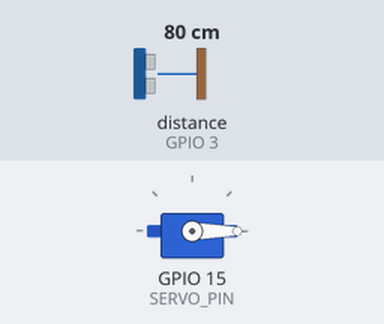
Recording of a sketch running on a simulated ESP32. Parts: servo. Wiring (inferred from the names in the program): ultrasonic range finder: trigger GPIO 2; echo GPIO 3. The test bench sets the inputs (shaded band); at power-on: distance to the obstacle (sensor on GPIO 3) 80 cm. The echo pulse lasts 58.3 µs per cm; WiFi joins after 1.5 s; servers stay silent unless stated; uploads are accepted with an empty reply; what the sketch prints to the serial monitor is not drawn.

Above: at 2.7 s.
2.8 s: distance to the obstacle (sensor on GPIO 3) set to 23 cm
4.7 s: distance to the obstacle (sensor on GPIO 3) set to 18 cm
At 6.9 s:
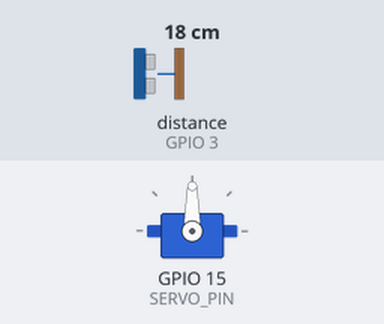
Timing chart, 0 to 8.4 s (numbered marks = the images above; inputs shaded):
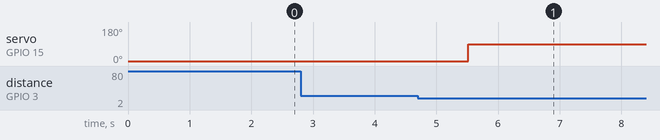

Measured:
- the behaviour switches between 21 and 20 cm on distance to the obstacle (sensor on GPIO 3) (found by bisection; images 0 and 1)
- after the input at 2.8 s, every drawn part: stays the same
- after the input at 4.7 s, servo on GPIO 15 (SERVO_PIN): 0° → 90° after 0.82 s

The sketch:

lid.ino
```cpp
#include <Servo.h> // 引用伺服馬達控制函式庫
#include <WiFi.h>
#include <HTTPClient.h>

#define TRIG_PIN 2   // 超音波 Trig 腳位
#define ECHO_PIN 3   // 超音波 Echo 腳位
#define SERVO_PIN 15 // SG90 馬達訊號腳位

const char* ssid = "RT-2600AC";
const char* password = "0919128163";
const char* server_url = "http://192.168.2.129:3000/api/lid/update";

Servo myservo; // 宣告一個 Servo 物件
bool lidOpen = false; // 記錄蓋子狀態

void setup() {
  Serial.begin(9600); // 打開序列埠方便除錯
  pinMode(TRIG_PIN, OUTPUT);
  pinMode(ECHO_PIN, INPUT);

  myservo.attach(SERVO_PIN, 500, 2500);
  myservo.write(0); // 預設馬達在 0 度（蓋上）

  WiFi.begin(ssid, password);
  while(WiFi.status() != WL_CONNECTED){
    delay(500);
    Serial.print(".");
  }
  Serial.println("WiFi connected!!!");
}

void loop() {
  float distance = measureDistance();
  Serial.print("Distance: ");
  Serial.print(distance);
  Serial.println(" cm");

  if (distance == -1) {
    return ;
  }

/*  if (distance > 0 && distance < 20) {  // 距離小於 20cm 就開蓋
    if(!lidOpen){ //只有當蓋子是關著的時候才開蓋
      myservo.write(90);
      lidOpen = true;
      Serial.println("Lid opened");
    }*/
/*    myservo.write(90); // 馬達轉到90度
    delay(3000);       // 維持3秒
    myservo.write(0);  // 關回來
    delay(500);        // 稍微等一下，避免誤觸*/
/*  }else if(distance >= 20){
    if(lidOpen){ //只有當蓋子是開著的時候才關蓋
      myservo.write(0);
      lidOpen = false;
      Serial.println("Lid closed");
    }
  }*/
  if (distance < 20) {
    if (!lidOpen) {
      myservo.write(90);
      lidOpen = true;
      sendLidStatus("open");
      Serial.println("Lid opened");
    }
  } else {
    if (lidOpen) {
      myservo.write(0);
      lidOpen = false;
      sendLidStatus("closed");
      Serial.println("Lid closed");
    }
  }
   delay(1000); // 每1秒測一次
}

float measureDistance() {
  digitalWrite(TRIG_PIN, LOW);
  delayMicroseconds(2);

  digitalWrite(TRIG_PIN, HIGH);
  delayMicroseconds(10);
  digitalWrite(TRIG_PIN, LOW);

  long duration = pulseIn(ECHO_PIN, HIGH, 30000); // 最多等30ms，防止死等

  if (duration == 0) {
    return -1; // timeout，量不到
  }

  float distance = duration * 0.0343 / 2.0; // 公式換算距離(cm)
  return distance;
}

void sendLidStatus(const char* status) {
  if (WiFi.status() == WL_CONNECTED) {
    HTTPClient http;
    http.begin(server_url);
    http.addHeader("Content-Type", "application/json");

    String payload = String("{\"status\":\"") + status + "\"}";
    int httpResponseCode = http.POST(payload);
    http.end();

    Serial.print("Lid status POST: ");
    Serial.println(httpResponseCode);
  } else {
    Serial.println("WiFi not connected");
  }
}
```
